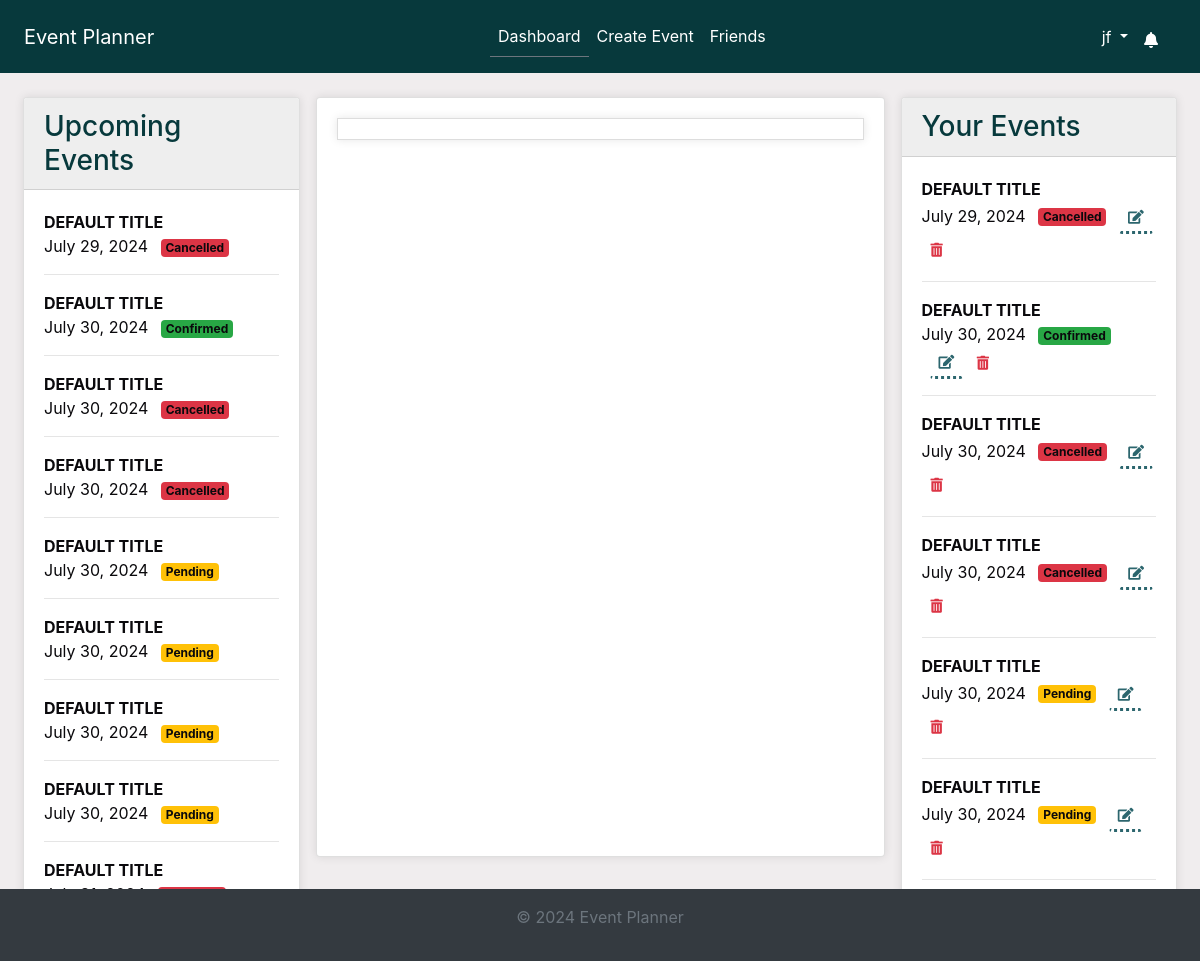
Screenshot of /dashboard/ (signed in) with the database file from the repository.
### events/models.py (models this page shows, shortened)
class Event(models.Model):
    STATUS_CHOICES = [
        ("Pending", "Pending"),
        ("Confirmed", "Confirmed"),
        ("Cancelled", "Cancelled"),
    ]
    title = models.CharField(max_length=100)
    description = models.TextField()
    location = models.CharField(max_length=255)
    created_by = models.ForeignKey(User, on_delete=models.CASCADE)
    proposed_date = models.DateTimeField()
    finalized_date = models.DateTimeField(null=True, blank=True)
    status = models.CharField(
        max_length=20, choices=STATUS_CHOICES, default="Pending"
    )
    created_at = models.DateTimeField(auto_now_add=True)
    updated_at = models.DateTimeField(auto_now=True)

### accounts/views.py (the view)
# urls.py: path("dashboard/", views.dashboard, name="dashboard"),
@login_required
def dashboard(request):
    current_user = request.user
    current_datetime = timezone.now()
    user_created_events = Event.objects.filter(
        created_by=current_user
    ).order_by("proposed_date")
    invited_events = Event.objects.filter(
        invitations__user=current_user
    ).order_by("proposed_date")
    all_events = (
        (user_created_events | invited_events)
        .distinct()
        .order_by("proposed_date")
    )
    upcoming_events = all_events.filter(proposed_date__gte=current_datetime)
    upcoming_events_with_read_status = []
    for event in upcoming_events:
        invitation = Invitation.objects.filter(
            event=event, user=current_user
        ).first()
        unread = invitation.read == False if invitation else False
        response_status = invitation.status if invitation else None
        upcoming_events_with_read_status.append(
            {
                "event": event,
                "unread": unread,
                "response_status": response_status,
            }
        )
    all_events_with_status = []
    for event in all_events:
        invitation = Invitation.objects.filter(
            event=event, user=current_user
        ).first()
        response_status = invitation.status if invitation else None
        all_events_with_status.append(
            {"event": event, "response_status": response_status}
        )
    context = {
        "upcoming_events_with_read_status": upcoming_events_with_read_status,
        "user_events": user_created_events,  # List of events created by the user
        "all_events_with_status": all_events_with_status,  # List of all events for the calendar
    }
    return render(request, "accounts/dashboard.html", context)

### accounts/context_processors.py (called while the page is built)
def google_api_key(request):
    return {"GOOGLE_API_KEY": os.getenv("GOOGLE_API_KEY")}

### notifications/context_processors.py (called while the page is built)
def notifications(request):
    if request.user.is_authenticated:
        all_unread_notifications = Notification.objects.filter(
            user=request.user, read=False
        ).order_by("-created_at")
        unread_count = all_unread_notifications.count()
        recent_unread_notifications = all_unread_notifications[:8]
        return {
            "recent_unread_notifications": recent_unread_notifications,
            "unread_count": unread_count,
        }
    return {}

### accounts/templates/accounts/dashboard.html (shortened to what this page needs)
{% extends 'base.html' %}
{% block content %}
<div class="container-fluid">
    <div class="row d-flex">
        <div class="col-lg-3 d-flex flex-column scrollable-column">
            <div class="card mb-4 flex-grow-1">
                <div class="card-header bg-primary text-white">
                    <h3 class="mb-0">Upcoming Events</h3>
                </div>
                <div class="card-body overflow-auto">
                    <ul class="list-unstyled">
                        {% for item in upcoming_events_with_read_status %}
                            <li class="{% if item.response_status == 'Declined' %}text-muted-declined{% endif %}">
                                <strong><a href="{% url 'event_details' item.event.id %}" class="event-link">{{ item.event.title|upper }}</a></strong>
                                <br>
                                {{ item.event.proposed_date|date:"F j, Y" }}
                                <span class="badge badge-{{ item.event.status|lower }} ml-2">{{ item.event.status }}</span>
                            </li>
                            <hr>
                        {% empty %}
                            <li>No upcoming events.</li>
                        {% endfor %}
                    </ul>
                </div>
            </div>
        </div>
        <div class="col-lg-6 d-flex flex-column">
            <div class="card mb-4 flex-grow-1">
                <div class="card-body">
                    <div id="calendar"></div>
                </div>
            </div>
        </div>
        <div class="col-lg-3 d-flex flex-column scrollable-column">
            <div class="card mb-4 flex-grow-1">
                <div class="card-header bg-primary text-white">
                    <h3 class="mb-0">Your Events</h3>
                </div>
                <div class="card-body overflow-auto">
                    <ul class="list-unstyled">
                        {% for event in user_events %}
                            <li>
                                <strong><a href="{% url 'event_details' event.id %}" class="event-link">{{ event.title|upper }}</a></strong>
                                <br>
                                {{ event.proposed_date|date:"F j, Y" }}
                                <span class="badge badge-{{ event.status|lower }} ml-2">{{ event.status }}</span>
                                <a href="{% url 'edit_event' event.id %}" class="btn btn-sm btn-outline-primary ml-2"><i class="fas fa-edit"></i></a>
                                <button class="btn btn-sm btn-outline-danger delete-btn" data-event-id="{{ event.id }}"><i class="fas fa-trash-alt"></i></button>
                            </li>
                            <hr>
                        {% empty %}
                            <li>You have not created any events.</li>
                        {% endfor %}
                    </ul>
                </div>
            </div>
        </div>
    </div>
</div>
{% endblock %}

### templates/base.html (shortened to what this page needs)
<!DOCTYPE html>
<html lang="en">
<head>
    {% load static %}
    <link rel="stylesheet" href="https://stackpath.bootstrapcdn.com/bootstrap/4.5.2/css/bootstrap.min.css">
    <link rel="stylesheet" href="{% static 'css/styles.css' %}">
    <link rel="stylesheet" href="https://cdnjs.cloudflare.com/ajax/libs/font-awesome/5.15.4/css/all.min.css">
    <link rel="stylesheet" href="https://cdnjs.cloudflare.com/ajax/libs/fullcalendar/3.10.2/fullcalendar.min.css" />
</head>
<body class="c-app">
    <header class="c-header c-header-light c-header-fixed">
        <nav class="navbar navbar-expand-lg navbar-light">
            <a class="navbar-brand" href="{% url 'home' %}">Event Planner</a>
            <div class="collapse navbar-collapse" id="navbarSupportedContent">
                {% if user.is_authenticated %}
                <ul class="navbar-nav mx-auto">
                    <li class="nav-item {% if request.resolver_match.url_name == 'dashboard' %}active{% endif %}">
                        <a class="nav-link" href="{% url 'dashboard' %}">Dashboard</a>
                    </li>
                    <li class="nav-item {% if request.resolver_match.url_name == 'create_event' %}active{% endif %}">
                        <a class="nav-link" href="{% url 'create_event' %}">Create Event</a>
                    </li>
                    <li class="nav-item {% if request.resolver_match.url_name == 'friends_page' %}active{% endif %}">
                        <a class="nav-link" href="{% url 'friends_page' %}">Friends</a>
                    </li>
                    {% endif %}
                </ul>
                {% if user.is_authenticated %}
                <ul class="navbar-nav d-flex">
                    <li class="nav-item dropdown">
                        <a class="nav-link dropdown-toggle" href="#" id="profileLink" role="button" data-toggle="dropdown" aria-haspopup="true" aria-expanded="false">
                            {{ user.username }}
                        </a>
                    </li>
                </ul>
                {% endif %}
            </div>
            {% if user.is_authenticated %}
                <ul class="navbar-nav ml-auto d-flex">
                    <li class="nav-item">
                        <a class="nav-link" href="#" id="notificationBell" role="button" data-toggle="dropdown" aria-haspopup="true" aria-expanded="false">
                            <i class="fas fa-bell"></i>
                        </a>
                    </li>
                </ul>
            {% endif %}
        </nav>
    </header>
    <main class="c-main">
        <div class="container-fluid">
            <div class="fade-in">
                {% block content %}{% endblock %}
            </div>
        </div>
    </main>
    <footer class="footer mt-auto py-3">
        <div class="container text-center">
            <p class="text-muted">&copy; 2024 Event Planner</p>
        </div>
    </footer>
</body>
</html>

### static/css/styles.css (style rules this page uses)
* { box-sizing: border-box; }
body, html { margin: 0; padding: 0; font-family: var(--font-family-sans-serif); background-color: var(--background); color: var(--text); height: 100%; }
:root { --primary: #07393c; --secondary: #2C666E; --accent: #90DDF0; --background: #F0EDEE; --text: #0A090C; --heading-bg: #eeeeee; --white: #fff; --gray: #6c757d; --gray-dark: #343a40; --success: #28a745; --info: #17a2b8; --warning: #ffc107; --danger: #dc3545; --light: #f8f9fa; --dark: #343a40; --breakpoint-xs: 0; --breakpoint-sm: 576px; --breakpoint-md: 768px; --breakpoint-lg: 992px; --breakpoint-xl: 1200px; --font-family-sans-serif: -apple-system, BlinkMacSystemFont, "Segoe UI", Roboto, "Helvetica Neue", Arial, "Noto Sans", sans-serif, "Apple Color Emoji", "Segoe UI Emoji", "Segoe UI Symbol", "Noto Color Emoji"; --font-family-monospace: SFMono-Regular, Menlo, Monaco, Consolas, "Liberation Mono", "Courier New", monospace; }
.container-fluid { display: flex; flex-direction: column; min-height: 100vh; }
.row { flex: 1; display: flex; }
.scrollable-column { overflow-y: auto; max-height: 100vh; }
.flex-grow-1 { flex-grow: 1; }
.overflow-auto { overflow: auto; }
.active { border-bottom: 1px solid var(--gray); }
.bg-primary { background-color: var(--primary) !important; }
.btn-outline-success:not(:disabled):not(.disabled):active:focus, .btn-outline-primary:not(:disabled):not(.disabled):active:focus, .btn-outline-danger, .btn-outline-primary.focus, .btn-outline-primary:focus, .btn.focus, .btn:focus { box-shadow: none; }
.btn-outline-primary:not(:disabled):not(.disabled):active, .btn-outline-success:not(:disabled):not(.disabled):active, .btn-outline-success, .btn-outline-primary { color: var(--secondary); border-color: transparent; border-bottom: 3px dotted var(--secondary); background-color: transparent; }
.btn-outline-danger { border-color: transparent; }
header { background-color: var(--primary) !important; color: var(--white) !important; padding: .5rem !important; margin-bottom: 1rem !important; }
header a, header .navbar-brand, header .nav-link { color: var(--white) !important; }
.card-header { background-color: var(--heading-bg) !important; color: var(--primary) !important; }
footer { background-color: var(--dark) !important; color: var(--white) !important; padding: 1rem !important; text-align: center !important; margin-top: auto; }
.container-fluid>.row>div { margin: 0; padding: 0.5rem; }
#calendar { flex: 1; max-width: 100%; max-height: 100%; margin: 0; border: 1px solid #ddd; padding: 10px; box-shadow: 0 0 10px rgba(0, 0, 0, .1); }
.event-link { color: var(--text) !important; text-decoration: none !important; }
.badge-confirmed { background-color: var(--success) !important; }
.badge-pending { background-color: var(--warning) !important; }
.badge-cancelled { background-color: var(--danger) !important; }
.add-btn, .delete-btn, .edit-btn, .invite-btn { margin: 0; }
.card { box-shadow: 0 0 10px rgba(0, 0, 0, .1); }
.navbar-nav.mx-auto { flex: 1; justify-content: center; }
#notificationBell { margin-right: 10px; padding-top: .9rem; display: flex; justify-content: flex-end; }

### rows the page displays
Event: event "DEFAULT TITLE", event.proposed_date "July 29, 2024", event.status "Cancelled", title "DEFAULT TITLE", proposed_date "July 29, 2024", status "Cancelled"
Event: event "DEFAULT TITLE", event.proposed_date "July 30, 2024", event.status "Confirmed", title "DEFAULT TITLE", proposed_date "July 30, 2024", status "Confirmed"
Event: event "DEFAULT TITLE", event.proposed_date "July 30, 2024", event.status "Cancelled", title "DEFAULT TITLE", proposed_date "July 30, 2024", status "Cancelled"
Event: event "DEFAULT TITLE", event.proposed_date "July 30, 2024", event.status "Cancelled", title "DEFAULT TITLE", proposed_date "July 30, 2024", status "Cancelled"
Event: event "DEFAULT TITLE", event.proposed_date "July 30, 2024", event.status "Pending", title "DEFAULT TITLE", proposed_date "July 30, 2024", status "Pending"
Event: event "DEFAULT TITLE", event.proposed_date "July 30, 2024", event.status "Pending", title "DEFAULT TITLE", proposed_date "July 30, 2024", status "Pending"
Event: event "DEFAULT TITLE", event.proposed_date "July 30, 2024", event.status "Pending"
Event: event "DEFAULT TITLE", event.proposed_date "July 30, 2024", event.status "Pending"
Event: event "DEFAULT TITLE"

### other values shown
{{ user.username }} "jf"
